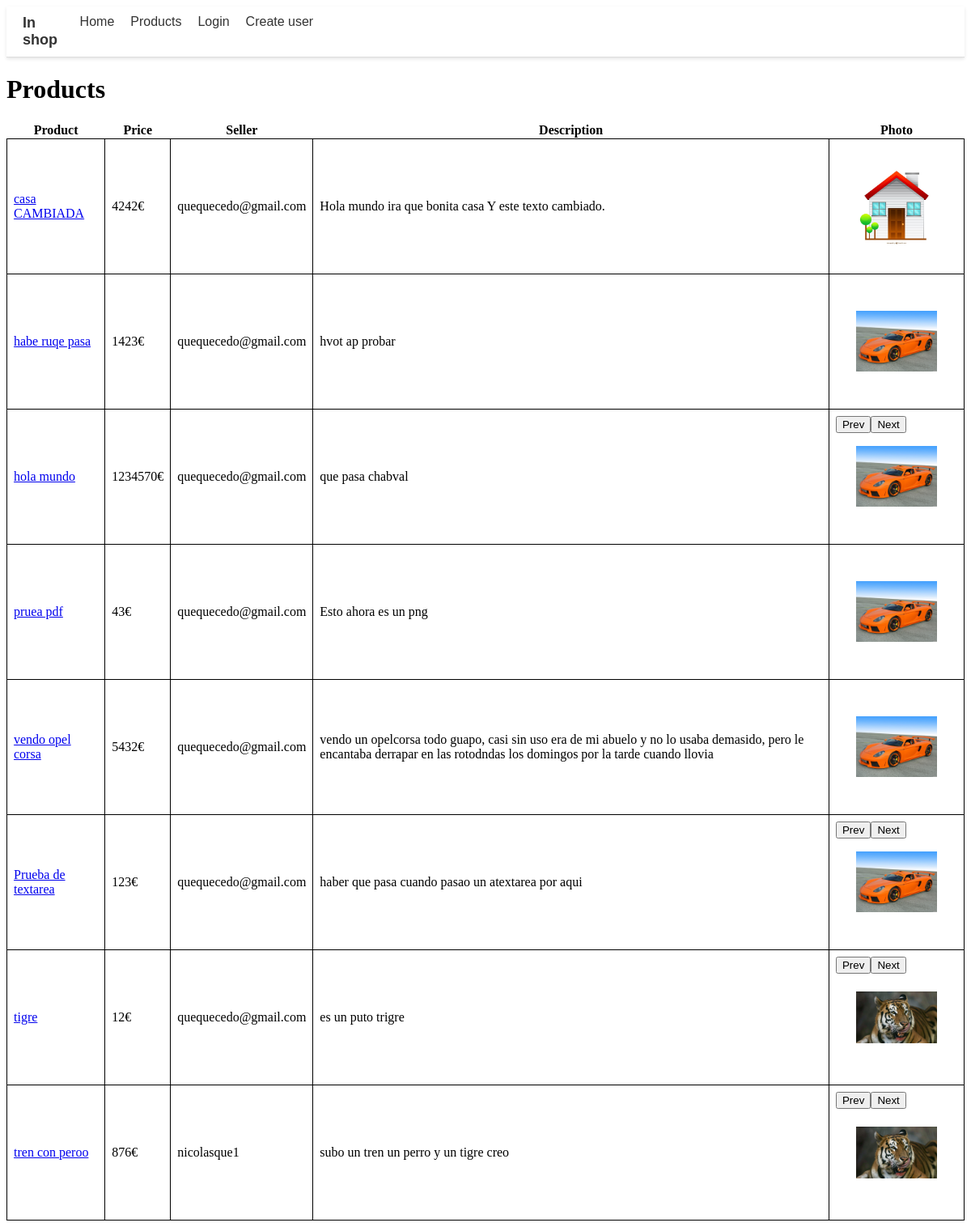
The page /php/all_products_page.php on the database its author committed.
### tables this page shows
CREATE TABLE `product` (
  `product_id` int(9) NOT NULL,
  `product_name` varchar(30) NOT NULL,
  `price` float NOT NULL DEFAULT 0,
  `user_id` int(11) NOT NULL,
  `photo` text DEFAULT NULL,
  `description` text DEFAULT NULL,
  `user_name` varchar(50) NOT NULL,
  `upload_date` date NOT NULL DEFAULT current_timestamp()
);

### php/all_products_page.php (the view, shortened to what this page needs)
<?php
    include 'navbar.php';
    function ft_get_products()
    {
        $connexion = ft_create_conexion();
        $sql = "SELECT * FROM product";
        $result = $connexion->query($sql);
        return $result;
    }
    function ft_get_photos($photo_folder)
    {
        $photos = [];
        $folder_path = $_SERVER['DOCUMENT_ROOT'] . "/tfg_shop/images/products/" . $photo_folder;
        if (file_exists($folder_path)) {
            $files = scandir($folder_path);
            foreach ($files as $file)
            {
                if ($file != '.' && $file != '..')
                {
                    $photos[] = $file;
                }
            }
        }
        return $photos;
    }
?>
<!DOCTYPE html>
<html lang="en">
<head>
</head>
<body>
<?php
    $products = ft_get_products();
?>
<main class="container">
    <h1>Products</h1>
    <table>
        <thead>
            <tr>
                <th>Product</th>
                <th>Price</th>
                <th>Seller</th>
                <th>Description</th>
                <th>Photo</th>
            </tr>
        </thead>
        <tbody>
            <?php while ($row = $products->fetch_assoc()) { ?>
                <tr>
                    <td><a href="product/product.php?product_id=<?php echo $row['product_id']; ?>"><?php echo $row['product_name']; ?></a></td>
                    <td><?php echo $row['price']; ?>€</td>
                    <td><?php echo $row['user_name']; ?></td>
                    <td><?php echo $row['description']; ?></td>
                    <td>
                    <?php
                        $photos = ft_get_photos($row['photo']);
                        if (count($photos) > 1)
                        {
                            echo "<div class='image-gallery' id='product-gallery-{$row['product_id']}'>";
                            foreach ($photos as $index => $photo) {
                                $display = $index == 0 ? 'block' : 'none';
                                echo "<img class='gallery-image' style='display: {$display};' src='/tfg_shop/images/products/{$row['photo']}/{$photo}' width='100px'>";
                            }
                            echo "<button class='prev'>Prev</button>";
                            echo "<button class='next'>Next</button>";
                            echo "</div>";
                        }
                        else
                        {
                            echo "<div class='image-gallery' id='product-gallery-{$row['product_id']}'>";
                            echo "<img class='gallery-image' src='/tfg_shop/images/products/{$row['photo']}/{$photos[0]}' width='100px'>";
                            echo "</div>";
                        }
                    ?>
                    </td>
                </tr>
            <?php } ?>
        </tbody>
    </table>
</main>
</body>
</html>

### php/navbar.php (shortened to what this page needs)
<link rel="stylesheet" href="/tfg_shop/css/navbar.css">
<?php
	function ft_display_not_loged()
	{
		echo "<li class='nav-item'>";
		echo "<a class='nav-link' href='/tfg_shop/php/login.php'>Login</a>";
		echo "</li>";
		echo "<li class='nav-item'>";
		echo "<a class='nav-link' href='/tfg_shop/php/create_user.php'>Create user</a>";
	 	echo "</li>";
	}
	function ft_if_user_is_logged()
	{
		if(isset($_COOKIE["user_id"]) && isset($_COOKIE["username"]) && isset($_COOKIE["name"]) && isset($_COOKIE["surname"]) && isset($_COOKIE["email"]))
			return (true);
		else
			return (false);
	}
?>
<nav class="navbar">
	<div class="navbar-container">
	  <a class="navbar-brand" href="/tfg_shop/php/index.php">In shop</a>
	  <div class="navbar-collapse" id="navbarSupportedContent">
		<ul class="navbar-nav">
		  <li class="nav-item">
			<a class="nav-link" href="/tfg_shop/php/index.php">Home</a>
		  </li>
		  <li class="nav-item">
			<a class="nav-link" href="/tfg_shop/php/all_products_page.php">Products</a>
		  </li>
		  <?php
			if(ft_if_user_is_logged() == true)
				ft_display_loged();
			else
				ft_display_not_loged();
		  ?>
		</ul>
	  </div>
	</div>
</nav>

### css/navbar.css (style rules this page uses)
.navbar { background-color: #ffffff; box-shadow: 0 2px 4px rgba(0, 0, 0, 0.1); padding: 10px 20px; font-family: "Montserrat", sans-serif; transition: padding 0.2s ease-in-out; }
.navbar-container { max-width: 1200px; margin: 0 auto; display: flex; justify-content: space-between; }
.navbar-brand { color: #333333; font-weight: bold; text-decoration: none; font-size: 18px; }
.navbar-collapse { flex-basis: 100%; align-items: center; }
.navbar-nav { display: flex; list-style: none; margin: 0; padding: 0; }
.nav-item { margin: 0 10px; }
.nav-link { color: #333333; text-decoration: none; font-size: 16px; transition: color 0.2s ease-in-out; font-family: "Montserrat", sans-serif; }
.navbar { border-bottom: 1px solid #ddd; }
.navbar { transition: background-color 0.2s ease-in-out; }

### php/all_products_page.php (style rules this page uses)
.col ,table { border-collapse: collapse; width: 100%; }
#col th, td { border: 1px solid black; padding: 8px; text-align: left; }
.image-gallery { width: 150px; height: 150px; position: relative; }
.gallery-image { position: absolute; max-width: 85%; max-height: 85%; top: 0; left: 0; right: 0; bottom: 0; margin: auto; }

### rows shown on the page
product: product_name "casa CAMBIADA", price "4242", user_name "quequecedo@gmail.com", description "Hola mundo ira que bonita casa Y este texto cambiado.", photo (picture)
product: product_name "habe ruqe pasa", price "1423", user_name "quequecedo@gmail.com", description "hvot ap probar", photo (picture)
product: product_name "hola mundo", price "1234570", user_name "quequecedo@gmail.com", description "que pasa chabval", photo (picture)
product: product_name "pruea pdf", price "43", user_name "quequecedo@gmail.com", description "Esto ahora es un png", photo (picture)
product: product_name "vendo opel corsa", price "5432", user_name "quequecedo@gmail.com", description "vendo un opelcorsa todo guapo, casi sin uso era de mi abuelo y no lo usaba demasido, pero le encantaba derrapar en las rotodndas los domingos por la tarde cuando llovia", photo (picture)
product: product_name "Prueba de textarea", price "123", user_name "quequecedo@gmail.com", description "haber que pasa cuando pasao un atextarea por aqui", photo (picture)
product: product_name "tigre", price "12", user_name "quequecedo@gmail.com", description "es un puto trigre", photo (picture)
product: product_name "tren con peroo", price "876", user_name "nicolasque1", description "subo un tren un perro y un tigre creo", photo (picture)
